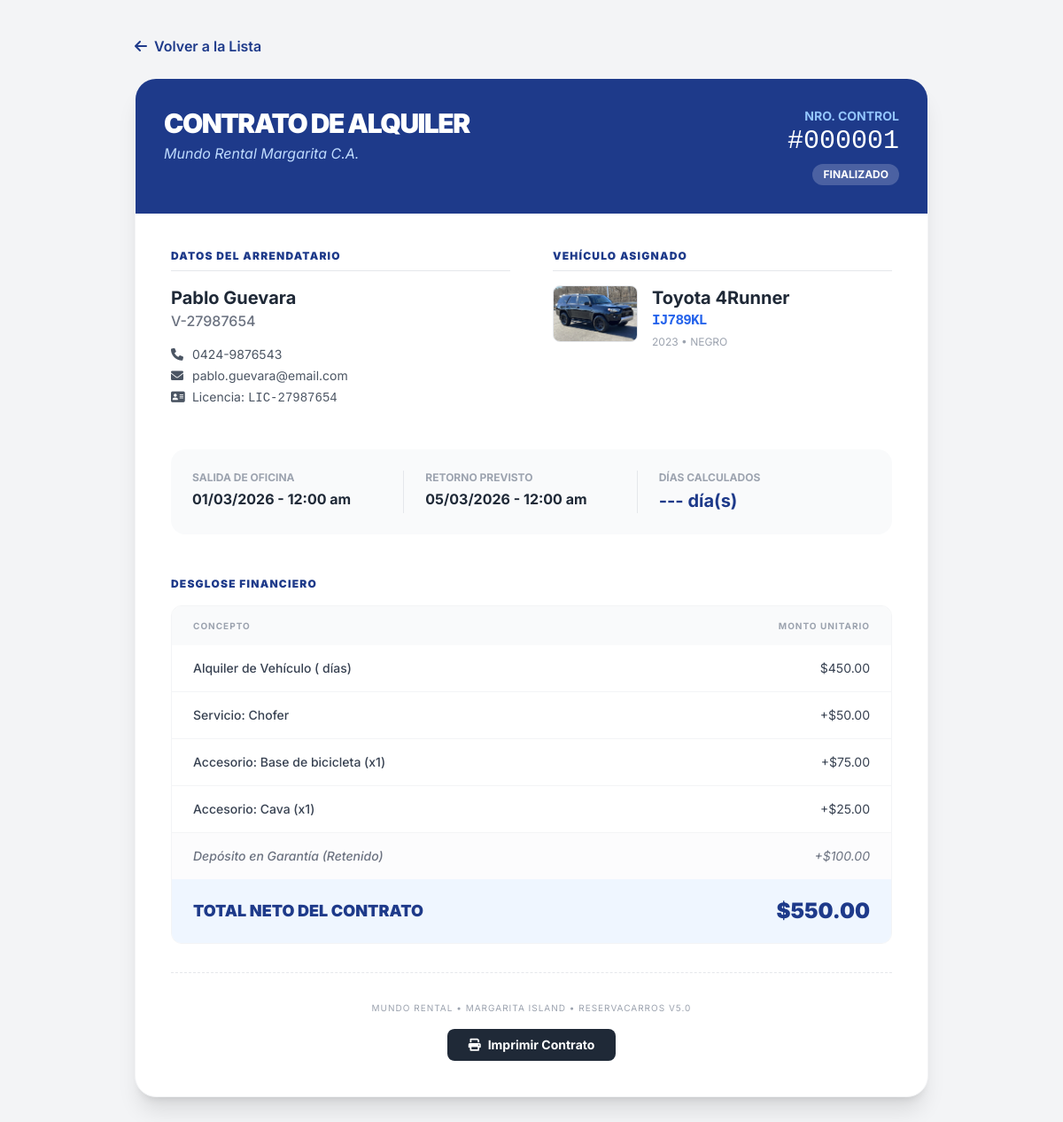
Page /views/admin/ver_alquiler.php?id=1 (signed in) on the committed database.
### tables this page shows
CREATE TABLE `alquileres` (
  `ID_Alquiler` int NOT NULL,
  `ID_Cliente` int DEFAULT NULL,
  `ID_Vehiculo` int DEFAULT NULL,
  `Fecha_Salida` datetime NOT NULL,
  `Fecha_Devolucion_Prevista` datetime NOT NULL,
  `Fecha_Devolucion_Real` datetime DEFAULT NULL,
  `Dias_Cobrados` int DEFAULT NULL,
  `Horas_Extra` int DEFAULT '0',
  `Monto_Horas_Extra` decimal(10,2) DEFAULT '0.00',
  `Monto_Total` decimal(10,2) DEFAULT NULL,
  `Deposito_Garantia` decimal(10,2) DEFAULT '100.00',
  `Estado_Deposito` enum('Retenido','Devuelto','Penalizado') DEFAULT 'Retenido',
  `Estado` enum('Reservado','En Curso','Finalizado','Cancelado') DEFAULT 'Reservado',
  `Tiene_Servicios` tinyint(1) DEFAULT '0',
  `Tiene_Accesorios` tinyint(1) DEFAULT '0'
);

CREATE TABLE `clientes` (
  `ID_Cliente` int NOT NULL,
  `Tipo_Documento` enum('V','E','J','G','P') NOT NULL,
  `Numero_Documento` varchar(20) NOT NULL,
  `Nombre` varchar(50) NOT NULL,
  `Apellido` varchar(50) NOT NULL,
  `Telefono` varchar(20) DEFAULT NULL,
  `Licencia_Conducir` varchar(50) NOT NULL,
  `Email` varchar(100) DEFAULT NULL
);

CREATE TABLE `vehiculos` (
  `ID_Vehiculo` int NOT NULL,
  `ID_Categoria` int DEFAULT NULL,
  `Placa` varchar(20) NOT NULL,
  `Marca` varchar(50) NOT NULL,
  `Modelo` varchar(50) NOT NULL,
  `Anio` int NOT NULL,
  `Color` varchar(30) DEFAULT NULL,
  `Capacidad` tinyint NOT NULL,
  `Estado` enum('Disponible','Alquilado','Mantenimiento') DEFAULT 'Disponible',
  `Imagen_URL` varchar(255) DEFAULT 'assets/img/default.jpg'
);

CREATE TABLE `alquiler_servicios` (
  `ID_Alquiler` int NOT NULL,
  `ID_Servicio` int NOT NULL,
  `Precio_Cobrado` decimal(10,2) NOT NULL
);

CREATE TABLE `servicios` (
  `ID_Servicio` int NOT NULL,
  `Nombre` varchar(100) NOT NULL,
  `Precio_Base` decimal(10,2) NOT NULL
);

CREATE TABLE `alquiler_accesorios` (
  `ID_Alquiler` int NOT NULL,
  `ID_Accesorio` int NOT NULL,
  `Cantidad` int NOT NULL DEFAULT '1',
  `Precio_Cobrado` decimal(10,2) NOT NULL
);

CREATE TABLE `accesorios` (
  `ID_Accesorio` int NOT NULL,
  `Nombre` varchar(100) NOT NULL,
  `Precio_Diario` decimal(10,2) NOT NULL,
  `Stock_Total` int NOT NULL
);

### views/admin/ver_alquiler.php (the view, shortened to what this page needs)
<?php
require_once '../../config/database_connection.php';
$id_alquiler = (int)$_GET['id'];
$query = "
    SELECT a.*,
           c.Nombre AS CliNom, c.Apellido AS CliApe, c.Tipo_Documento, c.Numero_Documento, c.Telefono, c.Email, c.Licencia_Conducir,
           v.Marca, v.Modelo, v.Placa, v.Anio, v.Color, v.Imagen_URL
    FROM alquileres a
    JOIN clientes c ON a.ID_Cliente = c.ID_Cliente
    JOIN vehiculos v ON a.ID_Vehiculo = v.ID_Vehiculo
    WHERE a.ID_Alquiler = ?
";
$stmt = $connection->prepare($query);
$stmt->bind_param("i", $id_alquiler);
$stmt->execute();
$alquiler = $stmt->get_result()->fetch_assoc();
$servicios = $connection->query("
    SELECT s.Nombre, asrv.Precio_Cobrado
    FROM alquiler_servicios asrv
    JOIN servicios s ON asrv.ID_Servicio = s.ID_Servicio
    WHERE asrv.ID_Alquiler = $id_alquiler
");
$accesorios = $connection->query("
    SELECT acc.Nombre, aacc.Cantidad, aacc.Precio_Cobrado
    FROM alquiler_accesorios aacc
    JOIN accesorios acc ON aacc.ID_Accesorio = acc.ID_Accesorio
    WHERE aacc.ID_Alquiler = $id_alquiler
");
?>
<!DOCTYPE html>
<html lang="es">
<head>
    <link rel="stylesheet" href="../../style.css">
    <script src="https://cdn.tailwindcss.com"></script>
    <link href="https://cdnjs.cloudflare.com/ajax/libs/font-awesome/6.0.0/css/all.min.css" rel="stylesheet">
</head>
<body class="bg-gray-100 py-10 px-4">
    <div class="max-w-4xl mx-auto">
        <div class="mb-6">
            <a href="alquileres.php" class="text-blue-900 hover:text-blue-700 font-semibold flex items-center gap-2">
                <i class="fa-solid fa-arrow-left"></i> Volver a la Lista
            </a>
        </div>
        <div class="bg-white rounded-3xl shadow-xl overflow-hidden border border-gray-100">
            <div class="bg-blue-900 p-8 text-white flex justify-between items-start">
                <div>
                    <h1 class="text-3xl font-black tracking-tighter uppercase">Contrato de Alquiler</h1>
                    <p class="text-blue-200 mt-1 italic">Mundo Rental Margarita C.A.</p>
                </div>
                <div class="text-right">
                    <p class="text-sm uppercase font-bold text-blue-300">Nro. Control</p>
                    <p class="text-3xl font-mono">#<?php echo str_pad($id_alquiler, 6, "0", STR_PAD_LEFT); ?></p>
                    <span class="mt-2 inline-block px-3 py-1 rounded-full text-xs font-bold bg-white/20 uppercase">
                        <?php echo $alquiler['Estado']; ?>
                    </span>
                </div>
            </div>
            <div class="p-10">
                <div class="grid grid-cols-1 md:grid-cols-2 gap-12 mb-12">
                    <div>
                        <h3 class="text-xs font-black text-blue-900 uppercase tracking-widest mb-4 border-b pb-2">Datos del Arrendatario</h3>
                        <p class="text-xl font-bold text-gray-800"><?php echo $alquiler['CliNom'].' '.$alquiler['CliApe']; ?></p>
                        <p class="text-gray-500 font-medium"><?php echo $alquiler['Tipo_Documento'].'-'.$alquiler['Numero_Documento']; ?></p>
                        <div class="mt-4 space-y-1 text-sm text-gray-600">
                            <p><i class="fa-solid fa-phone w-5"></i> <?php echo $alquiler['Telefono']; ?></p>
                            <p><i class="fa-solid fa-envelope w-5"></i> <?php echo $alquiler['Email']; ?></p>
                            <p><i class="fa-solid fa-address-card w-5"></i> Licencia: <span class="font-mono"><?php echo $alquiler['Licencia_Conducir']; ?></span></p>
                        </div>
                    </div>
                    <div>
                        <h3 class="text-xs font-black text-blue-900 uppercase tracking-widest mb-4 border-b pb-2">Vehículo Asignado</h3>
                        <div class="flex gap-4">
                            <div class="w-24 h-16 rounded-lg bg-gray-100 overflow-hidden border">
                                <img src="../../<?php echo $alquiler['Imagen_URL']; ?>" class="w-full h-full object-cover">
                            </div>
                            <div>
                                <p class="text-xl font-bold text-gray-800"><?php echo $alquiler['Marca'].' '.$alquiler['Modelo']; ?></p>
                                <p class="text-blue-600 font-black font-mono tracking-tighter"><?php echo $alquiler['Placa']; ?></p>
                                <p class="text-xs text-gray-400 mt-1 uppercase"><?php echo $alquiler['Anio'].' • '.$alquiler['Color']; ?></p>
                            </div>
                        </div>
                    </div>
                </div>
                <div class="bg-gray-50 rounded-2xl p-6 grid grid-cols-1 md:grid-cols-3 gap-6 mb-12">
                    <div class="text-center md:text-left border-b md:border-b-0 md:border-r border-gray-200 pb-4 md:pb-0">
                        <p class="text-xs text-gray-400 uppercase font-bold mb-1">Salida de Oficina</p>
                        <p class="font-bold text-gray-800"><?php echo date('d/m/Y - h:i a', strtotime($alquiler['Fecha_Salida'])); ?></p>
                    </div>
                    <div class="text-center md:text-left border-b md:border-b-0 md:border-r border-gray-200 pb-4 md:pb-0">
                        <p class="text-xs text-gray-400 uppercase font-bold mb-1">Retorno Previsto</p>
                        <p class="font-bold text-gray-800"><?php echo date('d/m/Y - h:i a', strtotime($alquiler['Fecha_Devolucion_Prevista'])); ?></p>
                    </div>
                    <div class="text-center md:text-left">
                        <p class="text-xs text-gray-400 uppercase font-bold mb-1">Días Calculados</p>
                        <p class="font-bold text-blue-900 text-xl"><?php echo $alquiler['Dias_Cobrados'] ?? '---'; ?> día(s)</p>
                    </div>
                </div>
                <h3 class="text-xs font-black text-blue-900 uppercase tracking-widest mb-4">Desglose Financiero</h3>
                <div class="overflow-hidden border border-gray-100 rounded-xl mb-8">
                    <table class="w-full text-left text-sm">
                        <thead class="bg-gray-50 text-gray-400 uppercase text-[10px] tracking-widest font-black">
                            <tr>
                                <th class="px-6 py-3">Concepto</th>
                                <th class="px-6 py-3 text-right">Monto Unitario</th>
                            </tr>
                        </thead>
                        <tbody class="divide-y divide-gray-100 text-gray-700">
                            <tr>
                                <td class="px-6 py-4 font-medium">Alquiler de Vehículo (<?php echo $alquiler['Dias_Cobrados']; ?> días)</td>
                                <td class="px-6 py-4 text-right">$<?php echo number_format($alquiler['Monto_Total'] - $alquiler['Monto_Horas_Extra'] - 100 - 0 , 2); ?></td>
                            </tr>
                            <?php while($s = $servicios->fetch_assoc()): ?>
                            <tr>
                                <td class="px-6 py-4 font-medium">Servicio: <?php echo $s['Nombre']; ?></td>
                                <td class="px-6 py-4 text-right">+$<?php echo number_format($s['Precio_Cobrado'], 2); ?></td>
                            </tr>
                            <?php endwhile; ?>
                            <?php while($a = $accesorios->fetch_assoc()): ?>
                            <tr>
                                <td class="px-6 py-4 font-medium">Accesorio: <?php echo $a['Nombre']; ?> (x<?php echo $a['Cantidad']; ?>)</td>
                                <td class="px-6 py-4 text-right">+$<?php echo number_format($a['Precio_Cobrado'], 2); ?></td>
                            </tr>
                            <?php endwhile; ?>
                            <tr class="bg-gray-50/50 italic">
                                <td class="px-6 py-4 text-gray-500 font-medium">Depósito en Garantía (<?php echo $alquiler['Estado_Deposito']; ?>)</td>
                                <td class="px-6 py-4 text-right text-gray-500">+$<?php echo number_format($alquiler['Deposito_Garantia'], 2); ?></td>
                            </tr>
                        </tbody>
                        <tfoot class="bg-blue-50">
                            <tr>
                                <td class="px-6 py-5 text-blue-900 font-black text-lg">TOTAL NETO DEL CONTRATO</td>
                                <td class="px-6 py-5 text-right text-blue-900 font-black text-2xl">$<?php echo number_format($alquiler['Monto_Total'], 2); ?></td>
                            </tr>
                        </tfoot>
                    </table>
                </div>
                <div class="border-t border-dashed border-gray-200 pt-8 text-center">
                    <p class="text-[10px] text-gray-400 uppercase tracking-widest mb-4">Mundo Rental • Margarita Island • Reservacarros v5.0</p>
                    <div class="flex justify-center gap-4">
                        <button onclick="window.print()" class="px-6 py-2 bg-gray-800 text-white rounded-lg text-sm font-bold flex items-center gap-2 hover:bg-black transition-colors">
                            <i class="fa-solid fa-print"></i> Imprimir Contrato
                        </button>
                    </div>
                </div>
            </div>
        </div>
    </div>
</body>
</html>

### style.css (style rules this page uses)
:root { --primary-blue: #1e3a8a; --hover-blue: #1e40af; --bg-light: #f8fafc; --text-main: #1f2937; --danger: #ef4444; }
html { scroll-behavior: smooth; }
body { font-family: 'Inter', sans-serif; background-color: var(--bg-light); color: var(--text-main); -webkit-font-smoothing: antialiased; -moz-osx-font-smoothing: grayscale; margin: 0; padding: 0; }
button { transition: transform 0.1s ease, background-color 0.3s ease; }

### rows in the picture
alquileres: Estado "FINALIZADO", ID_Cliente.Nombre "Pablo", ID_Cliente.Apellido "Guevara", ID_Cliente.Tipo_Documento "V", ID_Cliente.Numero_Documento "27987654", ID_Cliente.Telefono "0424-9876543", ID_Cliente.Email "pablo.guevara@email.com", ID_Cliente.Licencia_Conducir "LIC-27987654", ID_Vehiculo.Imagen_URL (picture), ID_Vehiculo.Marca "Toyota", ID_Vehiculo.Modelo "4Runner", ID_Vehiculo.Placa "IJ789KL", ID_Vehiculo.Anio "2023", ID_Vehiculo.Color "NEGRO", Fecha_Salida "01/03/2026 - 12:00 am", Fecha_Devolucion_Prevista "05/03/2026 - 12:00 am", Dias_Cobrados "---", $alquiler['Monto_Total'] - $alquiler['Monto_Horas_Extra'] - 100 - 0 "450.00", Estado_Deposito "Retenido", Deposito_Garantia "100.00", Monto_Total "550.00"
alquiler_servicios: ID_Servicio.Nombre "Chofer", Precio_Cobrado "50.00"
alquiler_accesorios: ID_Accesorio.Nombre "Base de bicicleta", Cantidad "1", Precio_Cobrado "75.00"
alquiler_accesorios: ID_Accesorio.Nombre "Cava", Cantidad "1", Precio_Cobrado "25.00"

### other values in the picture
str_pad($id_alquiler, 6, "0", STR_PAD_LEFT) "000001"
